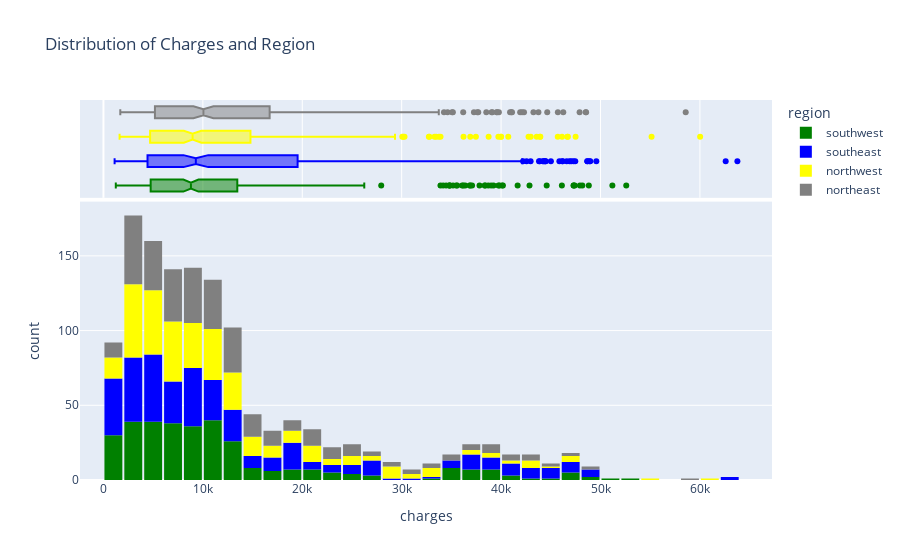

The cell this chart's notebook holds for it:
### Code cell
fig = px.histogram(medical_df, 
                   x='charges', 
                   marginal='box', 
                   color='region', 
                   color_discrete_sequence=['green', 'blue','yellow','gray'], 
                   title='Distribution of Charges and Region')
fig.update_layout(bargap=0.1)
fig.show()

### Figure 1 — Plotly figure (JSON) as saved in the notebook; plotly's stock layout.template omitted (floating-point values rounded to 4 significant figures; data arrays with more than 128 entries replaced by an {"elided": "..."} marker saying what was removed)
{"data": [{"alignmentgroup": "True", "bingroup": "x", "hovertemplate": "region=southwest<br>charges=%{x}<br>count=%{y}<extra></extra>", "legendgroup": "southwest", "marker": {"color": "green", "pattern": {"shape": ""}}, "name": "southwest", "offsetgroup": "southwest", "orientation": "v", "showlegend": true, "type": "histogram", "x": {"elided": "325 float values"}, "xaxis": "x", "yaxis": "y"}, {"alignmentgroup": "True", "hovertemplate": "region=southwest<br>charges=%{x}<extra></extra>", "legendgroup": "southwest", "marker": {"color": "green"}, "name": "southwest", "notched": true, "offsetgroup": "southwest", "showlegend": false, "type": "box", "x": {"elided": "325 float values"}, "xaxis": "x2", "yaxis": "y2"}, {"alignmentgroup": "True", "bingroup": "x", "hovertemplate": "region=southeast<br>charges=%{x}<br>count=%{y}<extra></extra>", "legendgroup": "southeast", "marker": {"color": "blue", "pattern": {"shape": ""}}, "name": "southeast", "offsetgroup": "southeast", "orientation": "v", "showlegend": true, "type": "histogram", "x": {"elided": "364 float values"}, "xaxis": "x", "yaxis": "y"}, {"alignmentgroup": "True", "hovertemplate": "region=southeast<br>charges=%{x}<extra></extra>", "legendgroup": "southeast", "marker": {"color": "blue"}, "name": "southeast", "notched": true, "offsetgroup": "southeast", "showlegend": false, "type": "box", "x": {"elided": "364 float values"}, "xaxis": "x2", "yaxis": "y2"}, {"alignmentgroup": "True", "bingroup": "x", "hovertemplate": "region=northwest<br>charges=%{x}<br>count=%{y}<extra></extra>", "legendgroup": "northwest", "marker": {"color": "yellow", "pattern": {"shape": ""}}, "name": "northwest", "offsetgroup": "northwest", "orientation": "v", "showlegend": true, "type": "histogram", "x": {"elided": "325 float values"}, "xaxis": "x", "yaxis": "y"}, {"alignmentgroup": "True", "hovertemplate": "region=northwest<br>charges=%{x}<extra></extra>", "legendgroup": "northwest", "marker": {"color": "yellow"}, "name": "northwest", "notched": true, "offsetgroup": "northwest", "showlegend": false, "type": "box", "x": {"elided": "325 float values"}, "xaxis": "x2", "yaxis": "y2"}, {"alignmentgroup": "True", "bingroup": "x", "hovertemplate": "region=northeast<br>charges=%{x}<br>count=%{y}<extra></extra>", "legendgroup": "northeast", "marker": {"color": "gray", "pattern": {"shape": ""}}, "name": "northeast", "offsetgroup": "northeast", "orientation": "v", "showlegend": true, "type": "histogram", "x": {"elided": "324 float values"}, "xaxis": "x", "yaxis": "y"}, {"alignmentgroup": "True", "hovertemplate": "region=northeast<br>charges=%{x}<extra></extra>", "legendgroup": "northeast", "marker": {"color": "gray"}, "name": "northeast", "notched": true, "offsetgroup": "northeast", "showlegend": false, "type": "box", "x": {"elided": "324 float values"}, "xaxis": "x2", "yaxis": "y2"}], "layout": {"bargap": 0.1, "barmode": "relative", "legend": {"title": {"text": "region"}, "tracegroupgap": 0}, "title": {"text": "Distribution of Charges and Region"}, "xaxis": {"anchor": "y", "domain": [0, 1], "title": {"text": "charges"}}, "xaxis2": {"anchor": "y2", "domain": [0, 1], "matches": "x", "showgrid": true, "showticklabels": false}, "yaxis": {"anchor": "x", "domain": [0, 0.7326], "title": {"text": "count"}}, "yaxis2": {"anchor": "x2", "domain": [0.7426, 1], "matches": "y2", "showgrid": false, "showline": false, "showticklabels": false, "ticks": ""}}}
